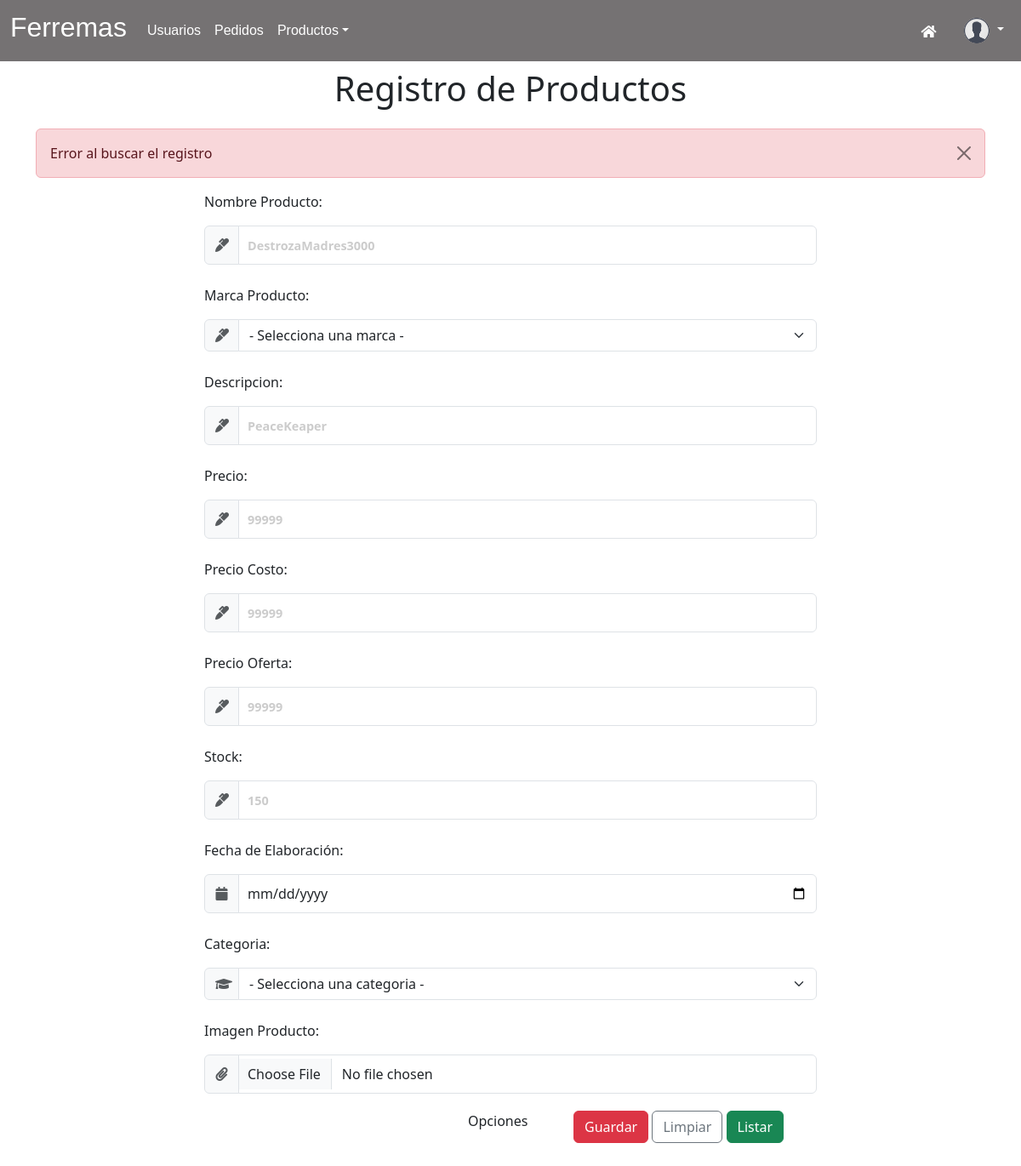
The page /cliente/gestionarProducto/16/buscar/ (signed in) on the database as committed earlier.
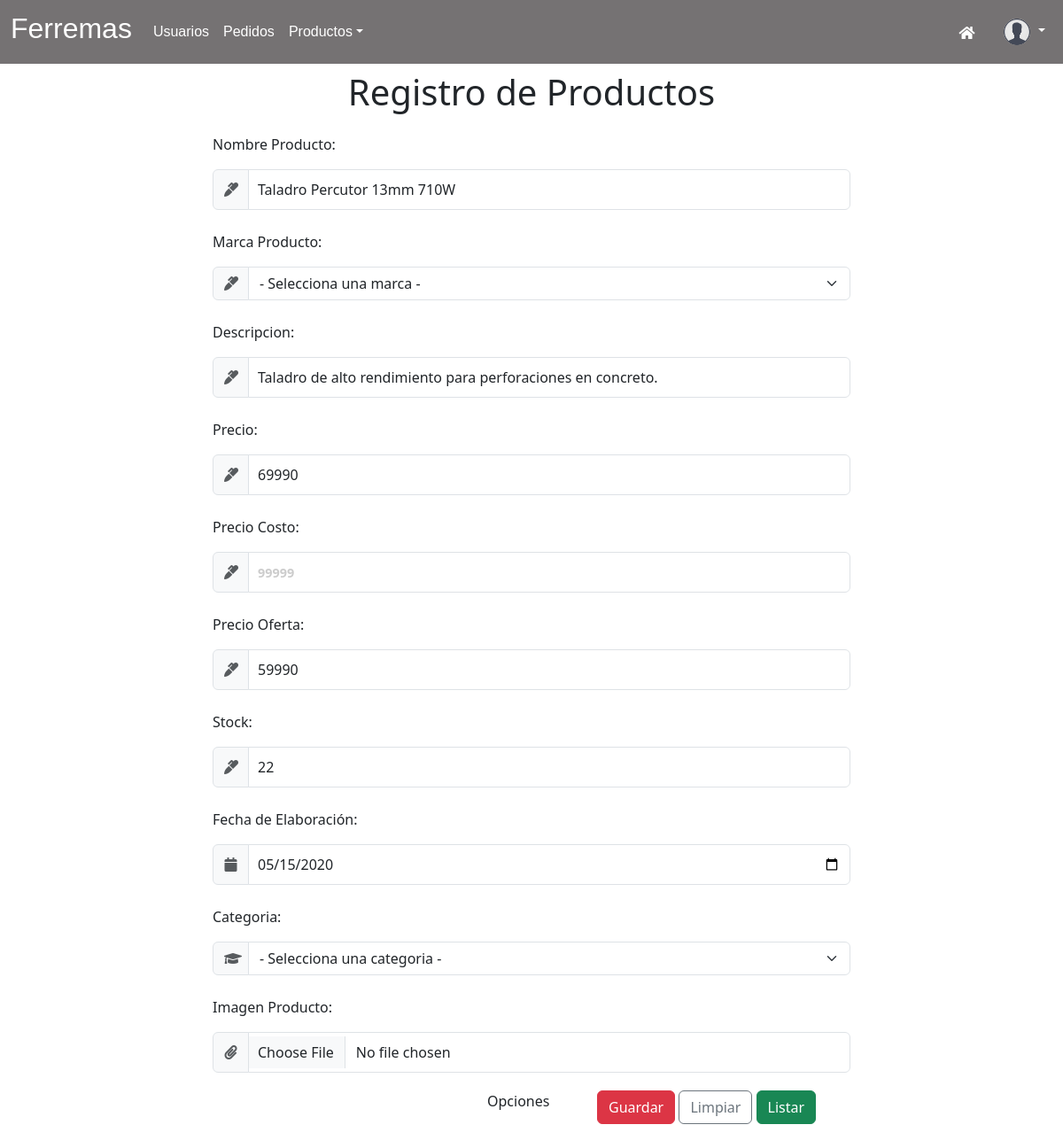
The same page on the database as committed later.
### cliente/models.py (models this page shows, shortened)
class Producto(models.Model):
    imagen = models.ImageField(upload_to='productos/', blank=True, null=True)
    nombre = models.CharField(max_length=255)
    marca = models.ForeignKey(Marca, on_delete=models.CASCADE)
    descripcion = models.TextField(blank=True, null=True)
    precio = models.IntegerField()
    precio_Costo = models.IntegerField(blank=True, null=True)
    precio_Oferta = models.IntegerField(blank=True, null=True)
    stock = models.IntegerField()
    creado_en = models.DateField()
    codigo = models.IntegerField(blank=True, null=True)
    categoria = models.ForeignKey(Categoria, on_delete=models.CASCADE)

### cliente/views.py (the view)
# urls.py: path('gestionarProducto/<int:pk>/<str:accion>/', views.gestionarProducto, name='gestionarProducto'),
@user_passes_test(es_admin, login_url='index')
def gestionarProducto(request, pk, accion):
    context = {}
    try:
        item = Producto.objects.get(pk=pk)
        if accion == 'eliminar':
            item.delete()
            context['exito'] = "El producto fue eliminado"
            return redirect('listarProducto')
        else:
            context['item'] = item
            return render(request, 'registroProducto.html', context)
    except:
        context['error'] = "Error al buscar el registro"
        return render(request, 'registroProducto.html', context)

### cliente/context_processor.py (called while the page is built)
def total_carrito(request):
    total = 0
    if request.user.is_authenticated:
        if "carrito" in request.session:
            for key, value in request.session["carrito"].items():
                total += int(value["precio_unitario"])
    return {"total_carrito": total}

### cliente/views.py (called while the page is built)
def es_admin(user):
    return user.is_staff

### cliente/templates/registroProducto.html (shortened to what the changed rows need)
{% extends "modoAdmin.html" %}
{% load static %}
{% block tituloPrincipal %} Registro de Productos {% endblock %}
{% block mensaje%}
{% if error %}
    <div class="alert alert-danger alert-dismissible fade show" role="alert">
        {{error}}
        <button type="button" class="btn-close" data-bs-dismiss="alert" aria-label="Close"></button>
    </div>
{% endif %}
{% endblock %}
{% block contenidoTabla  %}
<div class="container">
    <div class="row justify-content-center">
      <div class="col-md-8 col-lg-8 ml-auto" >
        <form action="{% url 'guardarProducto' %}" method="POST" enctype="multipart/form-data" >
            <div style="overflow-y: auto; height: 65vh; scrollbar-width: none;">
              <div class="row">
                      <div class="mb-4">
                        <div class="input-group">
                            <span class="input-group-text"><i class="fas fa-marker text-muted" style="width: 15px;"></i></span>
                            <input type="text" name="txtNombre" class="form-control bg-white border-left-0 border-md" required placeholder="DestrozaMadres3000" value="{{item.nombre}}">
                          </div>
                      </div>
                      <div class="mb-4">
                        <div class="input-group">
                            <span class="input-group-text"><i class="fas fa-marker text-muted" style="width: 15px;"></i></span>
                            <input type="text" name="txtDescripcion" class="form-control bg-white border-left-0 border-md" required placeholder="PeaceKeaper" value="{{item.descripcion}}">
                        </div>
                      </div>
                      <div class="mb-4">
                        <div class="input-group">
                            <span class="input-group-text"><i class="fas fa-marker text-muted" style="width: 15px;"></i></span>
                            <input type="number" name="txtPrecio" class="form-control bg-white border-left-0 border-md" pattern="\d*" title="Por favor, ingresa solo números." required placeholder="99999" value="{{item.precio|floatformat:'-2'}}">
                          </div>
                      </div>
                      <div class="mb-4">
                        <div class="input-group">
                          <span class="input-group-text"><i class="fas fa-marker text-muted" style="width: 15px;"></i></span>
                          <input type="number" name="txtPrecioOferta" class="form-control bg-white border-left-0 border-md" pattern="\d*" title="Por favor, ingresa solo números." placeholder="99999" value="{{item.precio_Oferta|default_if_none:''|floatformat:'-2'}}">
                        </div>
                      </div>
                      <div class="mb-4">
                        <div class="input-group">
                            <span class="input-group-text"><i class="fas fa-marker text-muted" style="width: 15px;"></i></span>
                            <input type="number" name="txtStock" class="form-control bg-white border-left-0 border-md" pattern="\d*" title="Por favor, ingresa solo números." required placeholder="150" value="{{item.stock}}">
                          </div>
                      </div>
                      <div class="mb-4">
                        <div class="input-group">
                            <span class="input-group-text"><i class="fa fa-calendar text-muted" style="width: 15px;"></i></span>
                            <input type="date" name="txtCreado_en" class="form-control bg-white border-left-0 border-md" value="{{item.creado_en|date:'Y-m-d'}}" title="Debe ingresar una fecha válida." required>
                          </div>
                      </div>
                      <div class="mb-4">
                        <div class="input-group">
                            <span class="input-group-text"><i class="fas fa-paperclip text-muted" style="width: 15px;"></i></span>
                            <input type="file" name="txtImagen" class="form-control bg-white border-left-0 border-md" value="{{item.imagen.url}}" title="Debe ingresar una imagen" required>
                          </div>
                      </div>
              </div>
            </div>
        </form>
      </div>
    </div>
</div>
{% endblock %}

Rows that differ between the two databases and show on the page:
added Producto: txtNombre "Taladro Percutor 13mm 710W", txtDescripcion "Taladro de alto rendimiento para perforaciones en concreto.", txtPrecio "69990", txtPrecioOferta "59990", txtStock "22", txtCreado_en "05/15/2020"
Other text that changed with them:
{{ error }}: "Error al buscar el registro" → (not shown)
